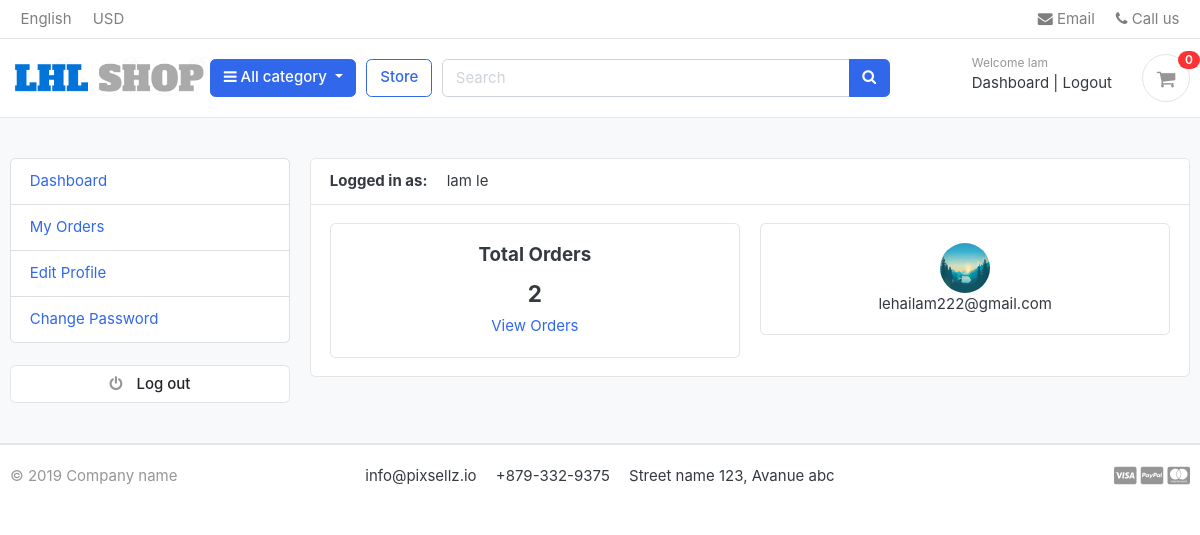
Screenshot of /accounts/dashboard/ (signed in) with the database file from the repository.
### accounts/models.py (models this page shows, shortened)
class Account(AbstractBaseUser):
    first_name      = models.CharField(max_length=50)
    last_name       = models.CharField(max_length=50)
    username        = models.CharField(max_length=50, unique=True)
    email           = models.EmailField(max_length=100, unique=True)
    phone_number    = models.CharField(max_length=50)
    date_joined     = models.DateTimeField(auto_now_add=True)
    last_login      = models.DateTimeField(auto_now_add=True)
    is_admin        = models.BooleanField(default=False)
    is_staff        = models.BooleanField(default=False)
    is_active        = models.BooleanField(default=False)
    is_superadmin        = models.BooleanField(default=False)
    USERNAME_FIELD = 'email'
    REQUIRED_FIELDS = ['username', 'first_name', 'last_name']
    objects = MyAccountManager()
    def full_name(self):
        return f'{self.first_name} {self.last_name}'

class UserProfile(models.Model):
    user = models.OneToOneField(Account, on_delete=models.CASCADE)
    address_line_1 = models.CharField(blank=True, max_length=100)
    address_line_2 = models.CharField(blank=True, max_length=100)
    profile_picture = models.ImageField(blank=True, upload_to='userprofile')
    city = models.CharField(blank=True, max_length=20)
    state = models.CharField(blank=True, max_length=20)
    country = models.CharField(blank=True, max_length=20)

### accounts/views.py (the view)
# urls.py: path('dashboard/', views.dashboard, name='dashboard'),
@login_required(login_url = 'login')
def dashboard(request):
    orders = Order.objects.order_by('-created_at').filter(user_id=request.user.id, is_ordered=True)
    orders_count = orders.count()
    userprofile = UserProfile.objects.get(user_id=request.user.id)
    context = {
        'orders_count': orders_count,
        'userprofile': userprofile,
    }
    return render(request, 'accounts/dashboard.html', context)

### carts/context_processors.py (called while the page is built)
def counter(request):
    cart_count = 0
    if 'admin' in request.path:
        return {}
    else:
        try:
            cart = Cart.objects.filter(cart_id=_cart_id(request))
            if request.user.is_authenticated:
                cart_items = CartItem.objects.all().filter(user=request.user)
            else:
                cart_items = CartItem.objects.all().filter(cart=cart[:1])
            for cart_item in cart_items:
                cart_count += cart_item.quantity
        except Cart.DoesNotExist:
            cart_count = 0
    return dict(cart_count=cart_count)

### carts/views.py (called while the page is built)
def _cart_id(request):
    cart = request.session.session_key
    if not cart:
        cart = request.session.create()
    return cart

### category/context_processors.py (called while the page is built)
def menu_links(request):
    links = Category.objects.all()
    return dict(links=links)

### category/models.py (called while the page is built)
    def get_url(self):
            return reverse('products_by_category', args=[self.slug]) # transmission slug into function have name path products_by_category

### templates/accounts/dashboard.html (shortened to what this page needs)
{% extends 'base.html' %}
{% block content %}
<section class="section-conten padding-y bg">
<div class="container">
	<div class="row">
	{% include 'includes/dashboard_sidebar.html' %}
	<main class="col-md-9">
		<article class="card">
		<header class="card-header">
			<strong class="d-inline-block mr-3">Logged in as:</strong>
			<span>{{user.full_name}}</span>
		</header>
		<div class="card-body">
			<div class="row">
			<div class="col-md-6">
				<div class="card" style="text-align:center;">
					<div class="card-body">
						<h5 class="card-title">Total Orders</h5>
						<h4>{{orders_count}}</h4>
						<a href="{% url 'my_orders' %}">View Orders</a>
					</div>
				</div>
			</div>
			<div class="col-md-6">
				<div class="card" style="text-align:center;">
					<div class="card-body">
						<img src="{{userprofile.profile_picture.url}}" alt="User Profile Picture" width="50" height="50" style="border-radius:50%;">
						<p class="mb-0">{{user.email}}</p>
					</div>
				</div>
			</div>
			</div>
		</div>
		</article>
	</main>
</div>
</div>
</section>
{% endblock %}

### templates/includes/navbar.html (shortened to what this page needs)
{% load static %}
<header class="section-header">
  <nav class="navbar p-md-0 navbar-expand-sm navbar-light border-bottom">
  <div class="container">
    <div class="collapse navbar-collapse" id="navbarTop4">
      <ul class="navbar-nav mr-auto">
        <li class="nav-item dropdown">
         <a href="#" class="nav-link">   English </a>
      </li>
      <li class="nav-item dropdown">
        <a href="#" class="nav-link"> USD </a>
      </li>
      </ul>
      <ul class="navbar-nav">
      <li><a href="#" class="nav-link"> <i class="fa fa-envelope"></i> Email </a></li>
      <li><a href="#" class="nav-link"> <i class="fa fa-phone"></i> Call us </a></li>
    </ul>
    </div>
  </div>
  </nav>
  <section class="header-main border-bottom">
    <div class="container">
  <div class="row align-items-center">
    <div class="col-lg-2 col-md-3 col-6">
      <a href="{% url 'home' %}" class="brand-wrap">
        <img class="logo" src="{% static './images/lhlshop.png' %}">
      </a>
    </div>
    <div class="col-lg col-sm col-md col-6 flex-grow-0">
      <div class="category-wrap dropdown d-inline-block float-right">
        <button type="button" class="btn btn-primary dropdown-toggle" data-toggle="dropdown">
          <i class="fa fa-bars"></i> All category
        </button>
      </div>
    </div>
    <a href="{% url 'store' %}" class="btn btn-outline-primary">Store</a>
    <div class="col-lg  col-md-6 col-sm-12 col">
      <form action="{% url 'search' %}" class="search" method="GET">
        <div class="input-group w-100">
            <input type="text" class="form-control" style="width:60%;" placeholder="Search" name="keyword">
            <div class="input-group-append">
              <button class="btn btn-primary" type="submit">
                <i class="fa fa-search"></i>
              </button>
            </div>
          </div>
      </form>
    </div>
    <div class="col-lg-3 col-sm-6 col-8 order-2 order-lg-3">
          <div class="d-flex justify-content-end mb-3 mb-lg-0">
            {% if user.id is None %}
            <div class="widget-header">
              <small class="title text-muted">Welcome guest!</small>
              <div>
                <a href="{% url 'login' %}">Sign in</a> <span class="dark-transp"> | </span>
                <a href="{% url 'register' %}"> Register</a>
              </div>
            {% else %}
            <div class="widget-header">
              <small class="title text-muted">Welcome {{ user.first_name }}</small>
              <div>
                <a href="{% url 'dashboard' %}">Dashboard</a> <span class="dark-transp"> | </span>
                <a href="{% url 'logout' %}"> Logout</a>
              </div>
            {% endif %}
            </div>
            <a href="{% url 'cart' %}" class="widget-header pl-3 ml-3">
              <div class="icon icon-sm rounded-circle border"><i class="fa fa-shopping-cart"></i></div>
              <span class="badge badge-pill badge-danger notify">{{ cart_count }}</span>
            </a>
          </div>
        </div>
  </div>
    </div>
  </section>
  </header>

### e_commerce/static/css/ui.css (style rules this page uses)
html { font-family: "Inter", sans-serif; font-size: 15px; }
.icon-xs, .icon-sm, .icon-md, .icon-lg { display: inline-block; text-align: center; flex-shrink: 0; flex-grow: 0; }
.icon-sm { width: 48px; height: 48px; line-height: 48px !important; font-size: 20px; }
.padding-y { padding-top: 40px; padding-bottom: 40px; }
article:after, .form-group:after { display: block; clear: both; content: ""; }
.bg { background-color: #f8f9fa; }
.header-main { position: relative; padding-top: 1rem; padding-bottom: 1rem; }
.brand-wrap .logo, .navbar-brand .logo { margin-right: 7px; max-height: 42px; display: inline-block; }
.widget-header { display: inline-block; vertical-align: middle; position: relative; }
.widget-header a { color: #343a40; }
.widget-header i { color: #969696; }
.widget-header .title { display: block; }
.widget-header .notify { position: absolute; top: -3px; right: -10px; }
.notify { position: absolute; top: -4px; right: -10px; display: inline-block; padding: 0.25em 0.6em; font-size: 12px; line-height: 1; text-align: center; border-radius: 3rem; color: #fff; background-color: #fa3434; }

### rows the page displays
Account: first_name "lam", full_name "lam le", email "lehailam222@gmail.com"
UserProfile: profile_picture (picture)

### other values shown
{{ cart_count }} "0"
{{ orders_count }} "2"
